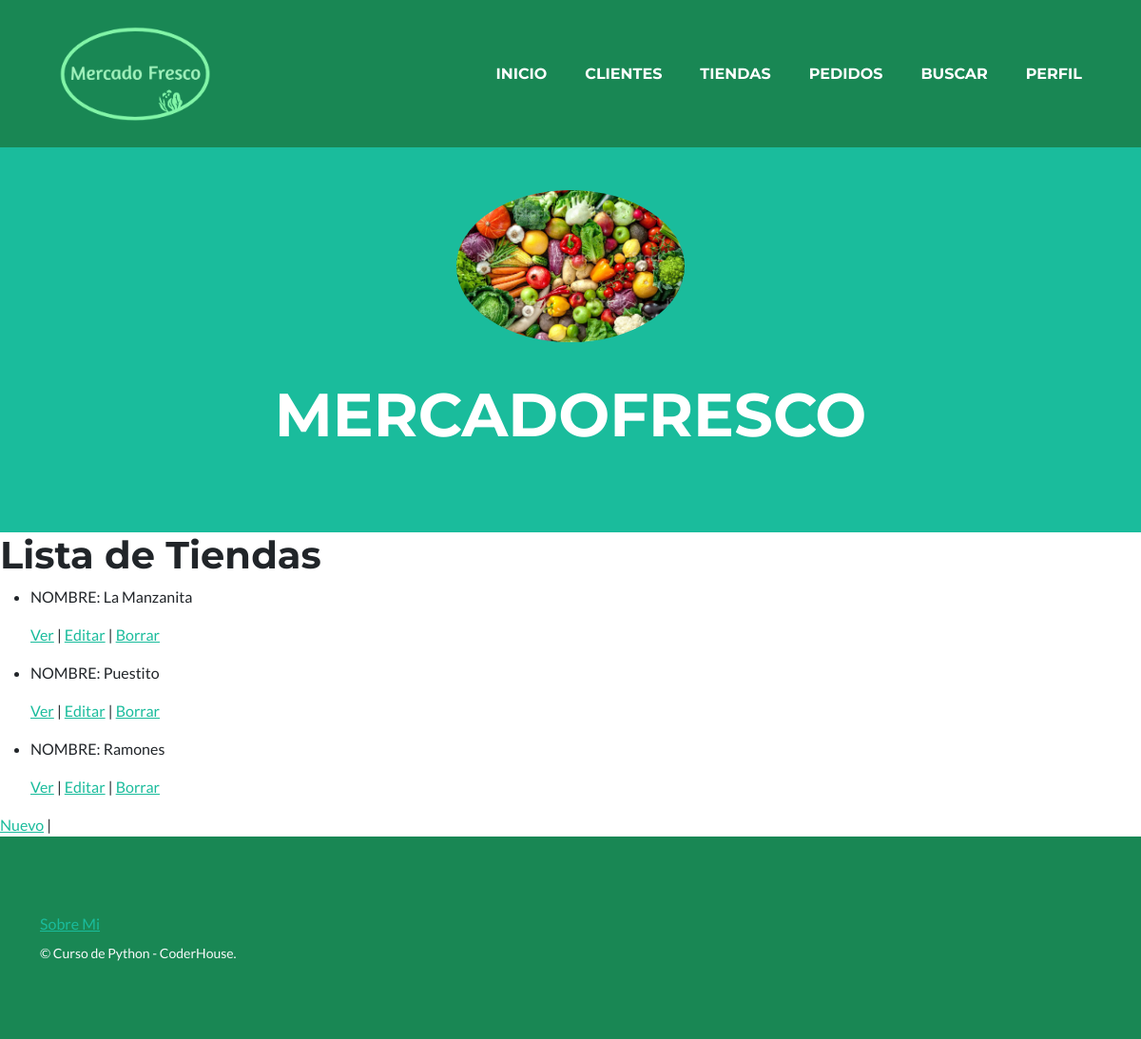
The app's page /MercadoFresco/tienda/list (signed in) with its own data.
### MercadoFresco/models.py (models this page shows, shortened)
class Tienda(models.Model):
    nombre=models.CharField(max_length=30)
    nro_tel=models.IntegerField(max_length=30)
    email=models.EmailField(max_length=60)
    direccion=models.CharField(max_length=50)

### MercadoFresco/views.py (the view)
# urls.py: path('tienda/list', views.TiendaList.as_view(), name='ListT'),
class TiendaList(ListView):
    model = Tienda
    template_name = "MercadoFresco/tienda_list.html"

### MercadoFresco/templates/MercadoFresco/tienda_list.html
{% extends "MercadoFresco/padre.html" %}
{% block contenidoQueCambia %}
<h1>Lista de Tiendas</h1>
<ul>
    {% for tienda in object_list %}
        <li>
            <p>NOMBRE: {{ tienda.nombre }}</p>
            <p>
                <a href="{% url 'DetailT' tienda.id %}">Ver</a> |
                <a href="{% url 'EditT' tienda.id %}">Editar</a> |
                <a href="{% url 'DeleteT' tienda.id %}">Borrar</a>
            </p>
        </li>
    {% endfor %}
</ul>
<a href="{% url 'NewT'  %}">Nuevo</a> |
<br>
{% endblock %}

### records on screen
Tienda: nombre "La Manzanita"
Tienda: nombre "Puestito"
Tienda: nombre "Ramones"
